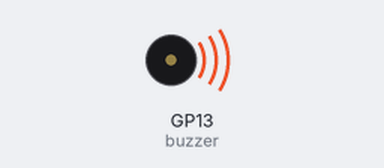
Bench run of a program on a simulated Raspberry Pi Pico running MicroPython. Parts: buzzer (waves = sounding). At 2.0 s the program stops and its outputs stay as they are.

Above: at 0.1 s.
At 2.1 s:
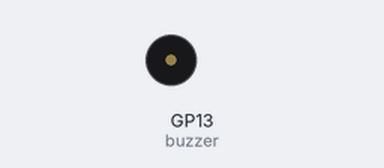
Timing chart, 0 to 3.5 s (numbered marks = the images above):
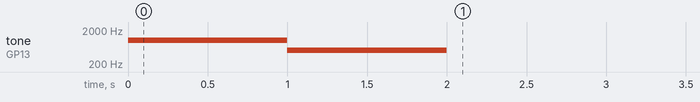

Measured:
- by itself, tone on GP13 (buzzer): silent → 1000 Hz at 0.00 s, → 500 Hz 1.0 s later, → silent 1.0 s later

The program:

Day_5a.py
```python
'''
Turn buzzer on, change tone, then off
'''

# Imports
from machine import Pin, ADC, PWM
import time

# Set up Buzzer Pin as PWM
buzzer = PWM(Pin(13))

# Set PWM duty
buzzer.duty_u16(10000)

# Set PWM freq to 1000 for 1 sec
buzzer.freq(1000)
time.sleep(1)

# Set PWM freq to 500 for 1 sec
buzzer.freq(500)
time.sleep(1)

# Turn buzzer off
buzzer.duty_u16(0)
```
